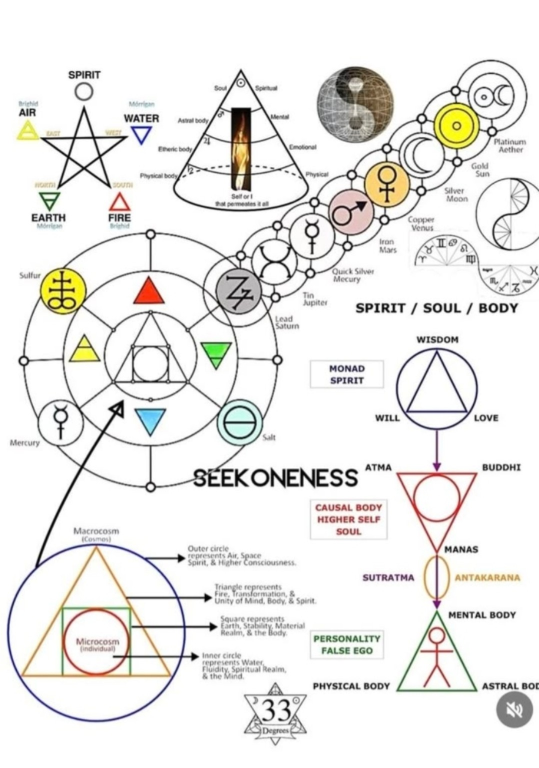
#> input picture reconstruction/sources/additional_10/66261.jpg, 1078 x 1536 px, given as the content of the folder sources/additional_10/66261.jpg, which was not available (shown at 1/2 size)
$ python pipeline.py --sources sources/additional_10/66261.jpg
#> lines starting #> are read from the running program, lines starting #| are printed output that depends on the picture; after the words box and inside, x2 and y2 are one past the last pixel; in counts of white or black regions, pixels touching at a corner belong together
#!/usr/bin/env python3
"""KEUM source-image geometry candidate extraction and auditable QA.

Uses OpenCV for image primitives, not OCR. All detections are UNVERIFIED
candidates; never infer scientific validity or exact diagram reconstruction.
"""
from __future__ import annotations
import argparse, hashlib, json, math, re
from pathlib import Path
import cv2
import numpy as np

VERSION = 'keum.reconstruction.v1'

def list_sources(root: Path):
    paths = sorted((p for p in root.iterdir() if p.suffix.lower() in ('.jpg','.jpeg','.png','.webp')), key=lambda p: (int(re.search(r'\d+',p.stem).group()) if re.search(r'\d+',p.stem) else 10**10,p.name))
    if not paths: raise ValueError(f'No raster source images in {root}')
    return paths

def normalize(image, max_side=1100):
    h,w=image.shape[:2]; scale=min(1.,max_side/max(h,w))
    return cv2.resize(image,(max(1,round(w*scale)),max(1,round(h*scale))),interpolation=cv2.INTER_AREA) if scale<1 else image.copy(),scale

def detect(image, max_lines=140, max_circles=50):
    h,w=image.shape[:2]
    gray=cv2.cvtColor(image,cv2.COLOR_BGR2GRAY)
    gray=cv2.createCLAHE(clipLimit=2.,tileGridSize=(8,8)).apply(gray)
    blur=cv2.GaussianBlur(gray,(5,5),0)
    edges=cv2.Canny(blur,60,150,L2gradient=True)
    length=max(20,round(min(h,w)*.075))
    raw=cv2.HoughLinesP(edges,1,np.pi/180,threshold=max(35,round(min(h,w)*.065)),minLineLength=length,maxLineGap=10)
    lines=[]
    if raw is not None:
        for x1,y1,x2,y2 in raw.reshape(-1,4):
            length=float(math.hypot(x2-x1,y2-y1))
            lines.append({'xyxy':[int(x1),int(y1),int(x2),int(y2)],'length_px':round(length,2),'status':'candidate'})
    lines.sort(key=lambda x:-x['length_px']);lines=lines[:max_lines]
    # HoughCircles is intentionally bounded to avoid false detections and huge runtimes.
    small=cv2.resize(blur,(round(w*.5),round(h*.5)))
    circles_raw=cv2.HoughCircles(small,cv2.HOUGH_GRADIENT,dp=1.5,minDist=max(12,round(min(h,w)*.025)),param1=130,param2=37,minRadius=max(8,round(min(h,w)*.015)),maxRadius=round(min(h,w)*.48))
    circles=[]
    if circles_raw is not None:
        for x,y,r in circles_raw[0][:max_circles]:
            circles.append({'cx':round(float(x)*2,2),'cy':round(float(y)*2,2),'r':round(float(r)*2,2),'status':'candidate'})
    # contour polygons for editing; do not pretend these are meaningful nodes.
    contours,_=cv2.findContours(edges,cv2.RETR_LIST,cv2.CHAIN_APPROX_SIMPLE)
    shapes=[]
    for contour in contours:
        perimeter=cv2.arcLength(contour,True)
        if perimeter<min(h,w)*.09:continue
        poly=cv2.approxPolyDP(contour,.012*perimeter,True).reshape(-1,2)
        if 3<=len(poly)<=20:
            area=abs(cv2.contourArea(poly.astype(np.float32)))
            if area>=40:shapes.append({'vertices':poly.astype(int).tolist(),'area_px2':round(area,1),'status':'candidate'})
    shapes.sort(key=lambda x:-x['area_px2'])
    return {'lines':lines,'circles':circles,'polygons':shapes[:60]},edges

def candidate_svg(primitives,w,h):
    import xml.etree.ElementTree as ET
    ns='http://www.w3.org/2000/svg'
    ET.register_namespace('',ns)
    root=ET.Element('{%s}svg'%ns,{'viewBox':f'0 0 {w} {h}','width':str(w),'height':str(h)})
    ET.SubElement(root,'{%s}title'%ns).text='KEUM unverified geometry candidates'
    for i,obj in enumerate(primitives['lines']):
        x1,y1,x2,y2=obj['xyxy'];ET.SubElement(root,'{%s}line'%ns,{'id':f'line-{i}','x1':str(x1),'y1':str(y1),'x2':str(x2),'y2':str(y2),'stroke':'#15b7ff','stroke-width':'1.5','opacity':'.75'})
    for i,obj in enumerate(primitives['circles']):
        ET.SubElement(root,'{%s}circle'%ns,{'id':f'circle-{i}','cx':str(obj['cx']),'cy':str(obj['cy']),'r':str(obj['r']),'fill':'none','stroke':'#ffc74d','stroke-width':'1.5','opacity':'.75'})
    for i,obj in enumerate(primitives['polygons']):
        ET.SubElement(root,'{%s}polygon'%ns,{'id':f'polygon-{i}','points':' '.join(f'{x},{y}' for x,y in obj['vertices']),'fill':'none','stroke':'#c98aff','stroke-width':'1','opacity':'.55'})
    return ET.tostring(root,encoding='unicode')

def mask_metrics(reference_edges,rendered_mask,tolerance_px=3):
    """Edge agreement only, not scientific/semantic reconstruction accuracy."""
    a=(reference_edges>0).astype(np.uint8);b=(rendered_mask>0).astype(np.uint8)
    if not np.any(a) or not np.any(b):return {'precision':None,'recall':None,'f1':None,'reason':'empty edge set'}
    kernel=cv2.getStructuringElement(cv2.MORPH_ELLIPSE,(2*tolerance_px+1,2*tolerance_px+1))
    dil_a=cv2.dilate(a,kernel);dil_b=cv2.dilate(b,kernel)
    precision=float(np.count_nonzero(b & dil_a)/np.count_nonzero(b))
    recall=float(np.count_nonzero(a & dil_b)/np.count_nonzero(a))
    return {'precision':round(precision,4),'recall':round(recall,4),'f1':round(2*precision*recall/(precision+recall),4) if precision+recall else 0.,'tolerance_px':tolerance_px,'meaning':'low-level edge overlap only'}

def render_mask(primitives,h,w):
    mask=np.zeros((h,w),np.uint8)
    for obj in primitives['lines']:
        cv2.line(mask,tuple(obj['xyxy'][:2]),tuple(obj['xyxy'][2:]),255,1,cv2.LINE_8)
    for obj in primitives['circles']:
        cv2.circle(mask,(round(obj['cx']),round(obj['cy'])),round(obj['r']),255,1)
    for obj in primitives['polygons']:
        cv2.polylines(mask,[np.array(obj['vertices'],np.int32)],True,255,1)
    return mask

def process(source:Path,out:Path,image_id:int,max_side=1100):
    img=cv2.imread(str(source),cv2.IMREAD_COLOR)
    if img is None:raise ValueError(f'Unreadable image: {source}')
    original_h,original_w=img.shape[:2]
    img,scale=normalize(img,max_side)
    h,w=img.shape[:2]
    primitives,edges=detect(img)
    mask=render_mask(primitives,h,w)
    metrics=mask_metrics(edges,mask)
    overlay=cv2.addWeighted(img,.75,cv2.cvtColor(mask,cv2.COLOR_GRAY2BGR),.25,0)
    # Separate candidate layers: orange circles, cyan lines, magenta polygons.
    for item in primitives['circles']:
        cv2.circle(overlay,(round(item['cx']),round(item['cy'])),round(item['r']),(0,190,255),2)
    for item in primitives['lines']:
        cv2.line(overlay,tuple(item['xyxy'][:2]),tuple(item['xyxy'][2:]),(255,220,20),2)
    for item in primitives['polygons']:
        cv2.polylines(overlay,[np.array(item['vertices'],np.int32)],True,(255,90,220),1)
    out.mkdir(parents=True,exist_ok=True)
    cv2.imwrite(str(out/'overlay.jpg'),overlay,[cv2.IMWRITE_JPEG_QUALITY,84])
    cv2.imwrite(str(out/'edges.png'),edges)
    (out/'candidates.svg').write_text(candidate_svg(primitives,w,h),encoding='utf-8')
    source_sha=hashlib.sha256(source.read_bytes()).hexdigest()
    record={'schema':VERSION,'image_id':image_id,'source_filename':source.name,'sha256':source_sha,
            'original_size':[original_w,original_h],'analysis_size':[w,h],'scale':scale,
            'status':'unverified-candidates','manual_review':False,
            'source_concept_ids':[], 'transcription_verified':False,
            'counts':{k:len(v) for k,v in primitives.items()},'edge_metrics':metrics,
            'geometry':primitives,'notes':'Automatic Hough/contour candidates, not exact vectorization or verified concept topology'}
    (out/'candidates.json').write_text(json.dumps(record,ensure_ascii=False,indent=2),encoding='utf-8')
    return {k:record[k] for k in ('image_id','source_filename','sha256','original_size','analysis_size','status','counts','edge_metrics')}

def run(source_dir:Path,output_dir:Path,max_side=1100,limit=None):
    sources=list_sources(source_dir)
    if limit is not None:sources=sources[:limit]
    output_dir.mkdir(parents=True,exist_ok=True)
    records=[]
    for i,path in enumerate(sources,1):
        records.append(process(path,output_dir/f'image_{i:02d}',i,max_side))
    manifest={'schema':VERSION,'count':len(records),'verified_count':0,'records':records,
              'limitations':['automated candidate extraction','not exact 49-diagram reconstruction','no OCR','no primary-source interpretation']}
    (output_dir/'manifest.json').write_text(json.dumps(manifest,ensure_ascii=False,indent=2),encoding='utf-8')
    lines=['# KEUM 49-image geometric candidate QA','',f'Processed: {len(records)}; manually verified: 0.','',
           '| # | Source | Lines | Circles | Polygons | Edge F1* |','|---:|---|---:|---:|---:|---:|']
    for r in records:
        m=r['edge_metrics'];counts=r['counts'];lines.append(f"| {r['image_id']} | {r['source_filename']} | {counts['lines']} | {counts['circles']} | {counts['polygons']} | {m['f1']} |")
    lines+=['','*F1 is low-level edge overlap against the same raster image; **not** exact diagram reconstruction accuracy.','',
            'Each image folder contains overlay.jpg, edges.png, candidates.svg and candidates.json. Review and correct candidates manually before claiming source fidelity.']
    (output_dir/'QA_REPORT.md').write_text('\n'.join(lines)+'\n',encoding='utf-8')
    return manifest

def main():
    p=argparse.ArgumentParser()
    p.add_argument('--sources',type=Path,required=True)
    p.add_argument('--output',type=Path,default=Path('build/reconstruction'))
    p.add_argument('--max-side',type=int,default=1100)
    p.add_argument('--limit',type=int)
    a=p.parse_args()
    if a.max_side<200:raise SystemExit('--max-side must be >= 200')
    result=run(a.sources,a.output,a.max_side,a.limit)
#> in process, img is the input picture: shape (1536, 1078, 3); mean B, G, R 232, 234.5, 235.5
#> in process, `img,scale=normalize(img,max_side)`: scale = 0.716
#> in detect, `edges=cv2.Canny(blur,60,150,L2gradient=True)`:
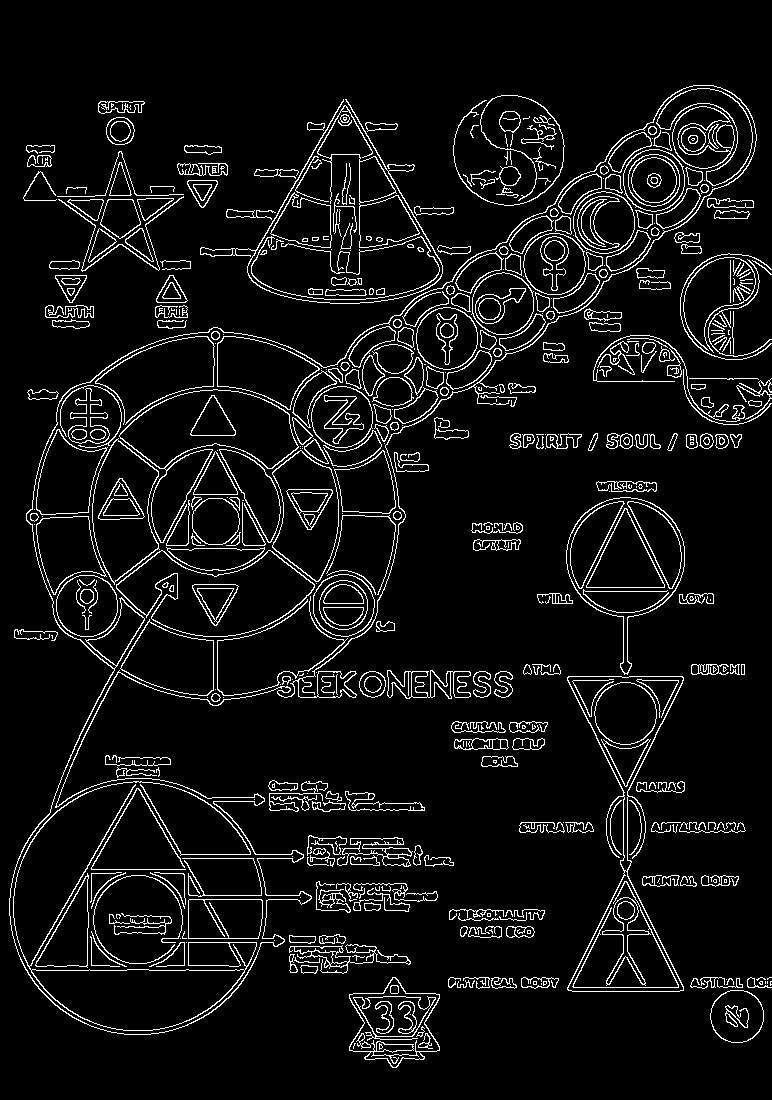
#> edges: shape (1100, 772); 6.8% white in thin lines or dots, all inside (x1, y1, x2, y2) = (9, 85, 772, 1068)
#> in detect, `raw=cv2.HoughLinesP(edges,1,np.pi/180,threshold=max(35,round(min(h,w)*..`: raw = 175 rows, first 6: [623, 885, 623, 781], [27, 971, 150, 757], [567, 987, 771, 987], [359, 303, 359, 154], [29, 974, 154, 758], [29, 975, 150, 765]
#> the loop in detect, `for x1,y1,x2,y2 in raw.reshape(-1,4):` made 175 passes
#> (x1, y1, x2, y2, length) on passes 1 to 3: (623, 885, 623, 781, 104), (27, 971, 150, 757, 246.8), (567, 987, 771, 987, 204)
#> after the loop in detect, `for x1,y1,x2,y2 in raw.reshape(-1,4):`: lines = 175 items
#> in detect, `lines = lines[:max_lines]`: lines = 140 items
#> in detect, `circles_raw=cv2.HoughCircles(small,cv2.HOUGH_GRADIENT,dp=1.5,minDist=m..`: circles_raw = 379 rows, first 8: [107.2, 258.8, 91.5], [69.75, 452.2, 63.15], [228.8, 320.2, 172.5], [195.8, 330.8, 141.3], [197.2, 273.8, 155.9], [318.8, 303.8, 191.7], [177.8, 353.2, 128.4], [191.2, 303.8, 150.9]
#> the loop in detect, `for x,y,r in circles_raw[0][:max_circles]:` made 50 passes
#> after the loop in detect, `for x,y,r in circles_raw[0][:max_circles]:`: circles = 50 items
#> in detect, `contours,_=cv2.findContours(edges,cv2.RETR_LIST,cv2.CHAIN_APPROX_SIMPLE)`: contours = 901 contours, 341 with area under 20; largest, box (x1, y1, x2, y2) and area: (9, 85, 757, 1035) 209213, (9, 85, 757, 1035) 205867, (567, 676, 684, 992) 14744, (119, 389, 299, 543) 11662, (566, 497, 685, 675) 11386
#> the loop in detect, `for contour in contours:` made 901 passes
#> (perimeter, area) on passes 1, 7, 9, 11, 16, 17, 18, 19: (202.2, 208.5), (90.04, 239.5), (89.36, 50.5), (76.43, 77), (232, 74), (98.57, 162), (124.2, 198.5), (127.6, 247.5)
#> after the loop in detect, `for contour in contours:`: shapes = 299 items
#> in process, `primitives,edges=detect(img)`: primitives = 3 items
#> the loop in render_mask, `for obj in primitives['lines']:` made 140 passes
#> the loop in render_mask, `for obj in primitives['circles']:` made 50 passes
#> obj on passes 1, 3, 16, 29, 30, 32, 44: {'cx': 214.5, 'cy': 517.5, 'r': 183, 'status': 'candidate'}, {'cx': 457.5, 'cy': 640.5, 'r': 345, 'status': 'candidate'}, {'cx': 514.5, 'cy': 535.5, 'r': 237, 'status': 'candidate'}, {'cx': 745.5, 'cy': 637.5, 'r': 420, 'status': 'candidate'}, {'cx': 493.5, 'cy': 667.5, 'r': 276, 'status': 'candidate'}, {'cx': 706.5, 'cy': 529.5, 'r': 354, 'status': 'candidate'}, {'cx': 394.5, 'cy': 91.5, 'r': 281.4, 'status': 'candidate'}
#> after the loop in render_mask, `for obj in primitives['circles']:`:
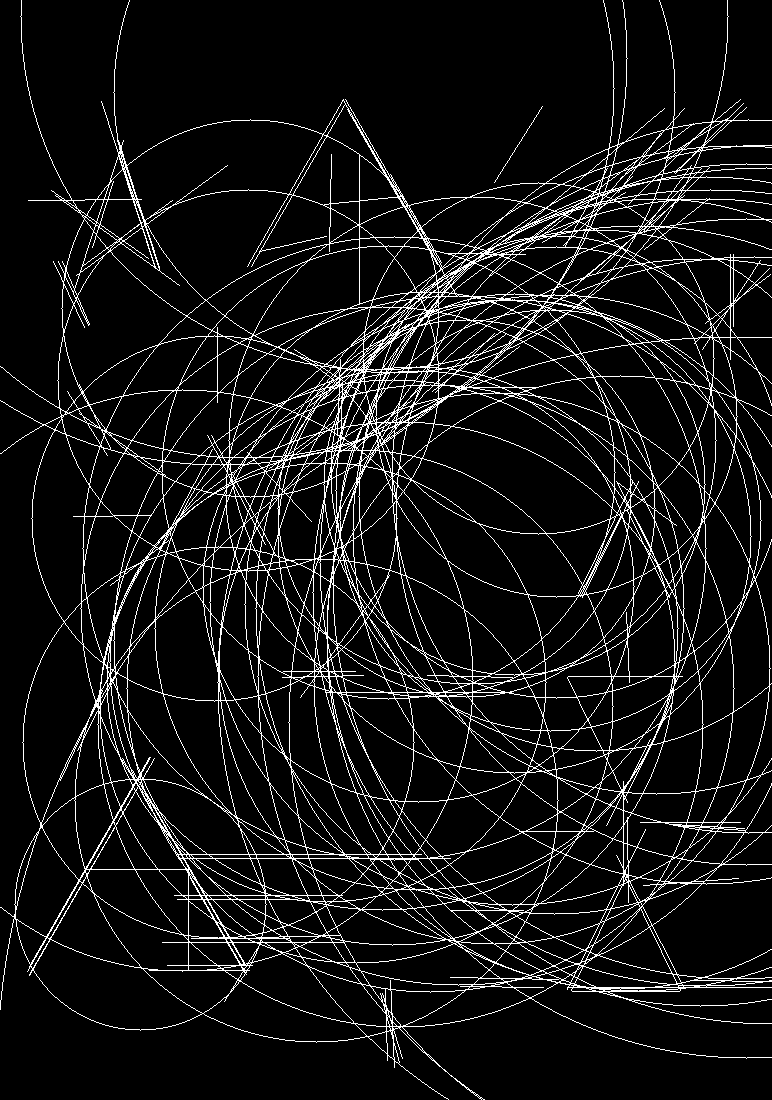
#> mask: shape (1100, 772); 8.2% white in thin lines or dots
#> the loop in render_mask, `for obj in primitives['polygons']:` made 60 passes
#> in mask_metrics, `dil_b = cv2.dilate(b, kernel)`:
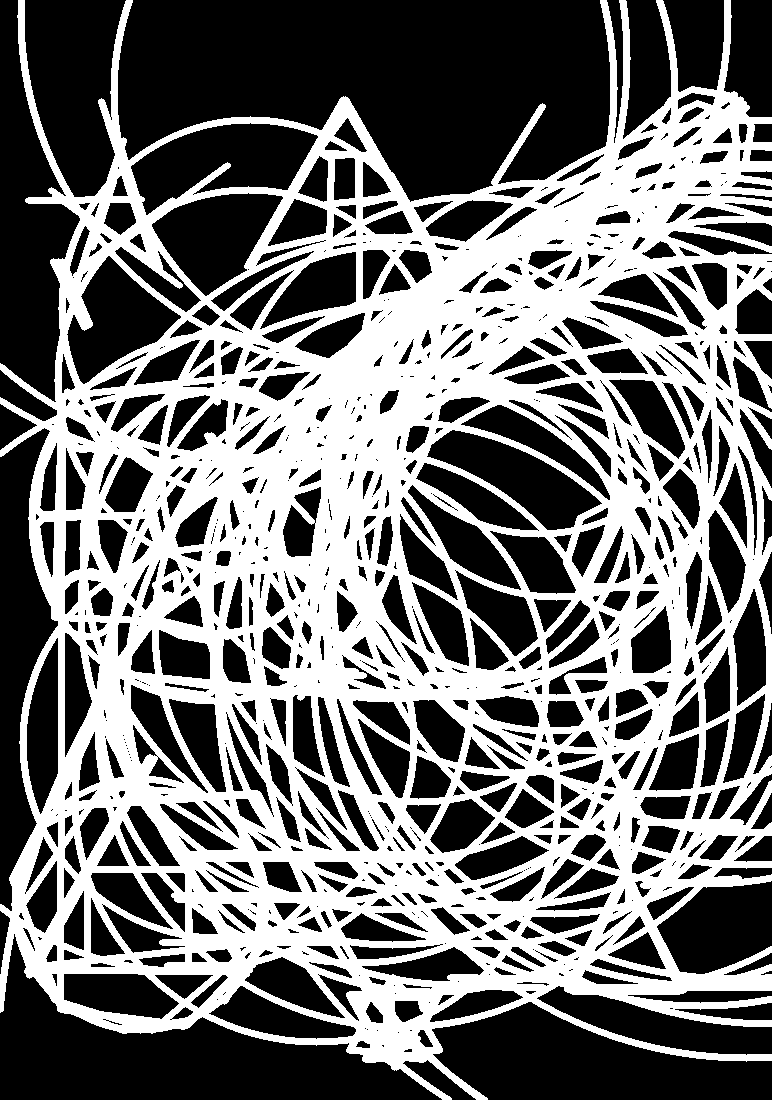
#> dil_b: shape (1100, 772); values 0 (black) and 1 (white), 44.7% white; 1 white region, box (x1, y1, x2, y2) and area: (0, 0, 772, 1100) 379642
#> in mask_metrics, `precision=float(np.count_nonzero(b & dil_a)/np.count_nonzero(b))`: precision = 0.642
#> in mask_metrics, `recall=float(np.count_nonzero(a & dil_b)/np.count_nonzero(a))`: recall = 0.785
#> in process, `metrics=mask_metrics(edges,mask)`: metrics = {'precision': 0.642, 'recall': 0.785, 'f1': 0.706, 'tolerance_px': 3, 'meaning': 'low-level edge overlap only'}
#> the loop in process, `for item in primitives['circles']:` made 50 passes
#> the loop in process, `for item in primitives['lines']:` made 140 passes
#> after the loop in process, `for item in primitives['lines']:`:
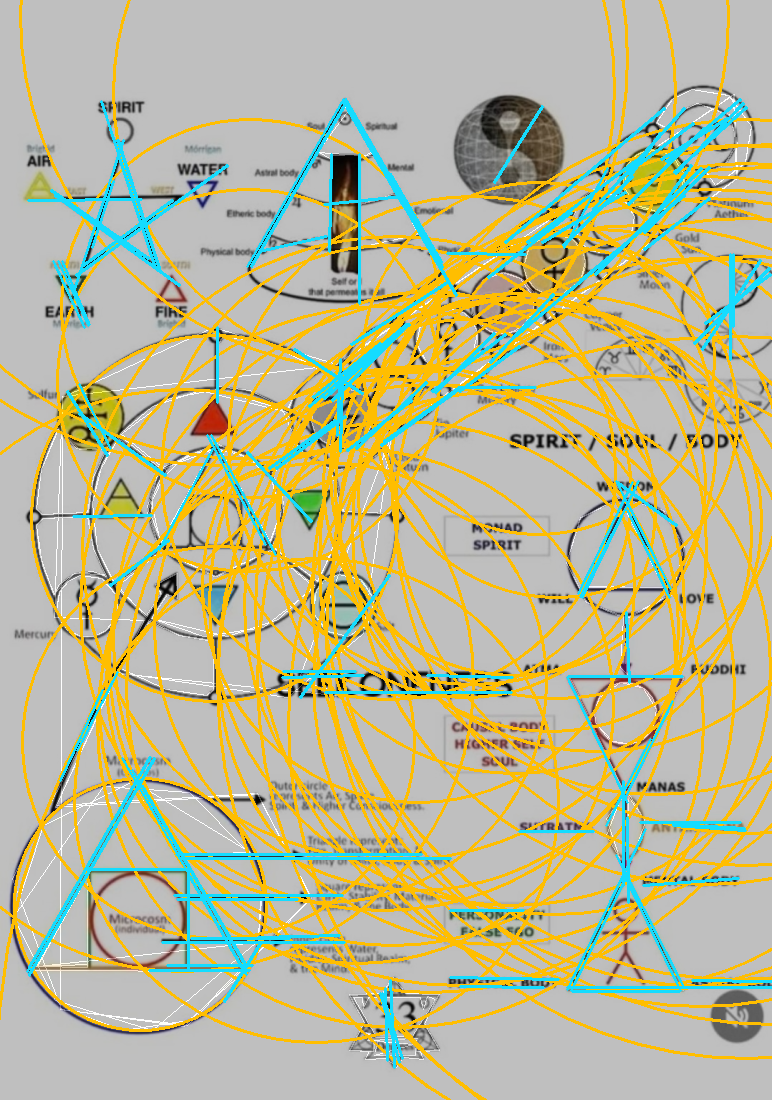
#> overlay: shape (1100, 772, 3); mean B, G, R 151.2, 184.4, 186.6
#> the loop in process, `for item in primitives['polygons']:` made 60 passes
#> after the loop in process, `for item in primitives['polygons']:`:
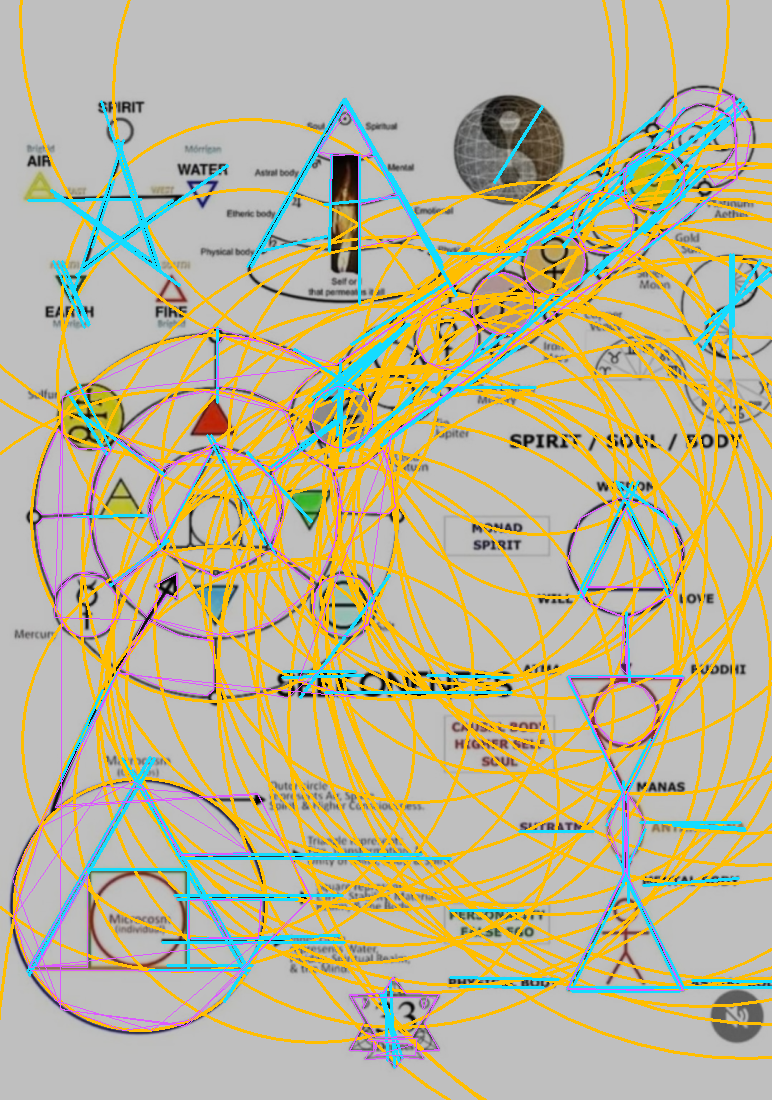
#> overlay: shape (1100, 772, 3); 2.29% of pixels changed, all inside (x1, y1, x2, y2) = (12, 89, 752, 1068)
#> the loop in candidate_svg, `for i,obj in enumerate(primitives['lines']):` made 140 passes
#> (x1, y1, x2, y2) on passes 1 to 8: (179, 858, 450, 858), (29, 974, 154, 758), (122, 758, 246, 974), (27, 971, 150, 757), (176, 854, 421, 854), (29, 975, 150, 765), (29, 966, 149, 757), (343, 100, 456, 295)
#> the loop in candidate_svg, `for i,obj in enumerate(primitives['circles']):` made 50 passes
#> the loop in candidate_svg, `for i,obj in enumerate(primitives['polygons']):` made 60 passes
#> the loop in run, `for r in records:` made 1 pass
#> counts on pass 1: {'lines': 140, 'circles': 50, 'polygons': 60}
#> after the loop in run, `for r in records:`: lines = 7 items
#> result = 5 items
    print('processed',result['count'],'images; verified',result['verified_count'])
#| processed 1 images; verified 0

if __name__=='__main__':main()
